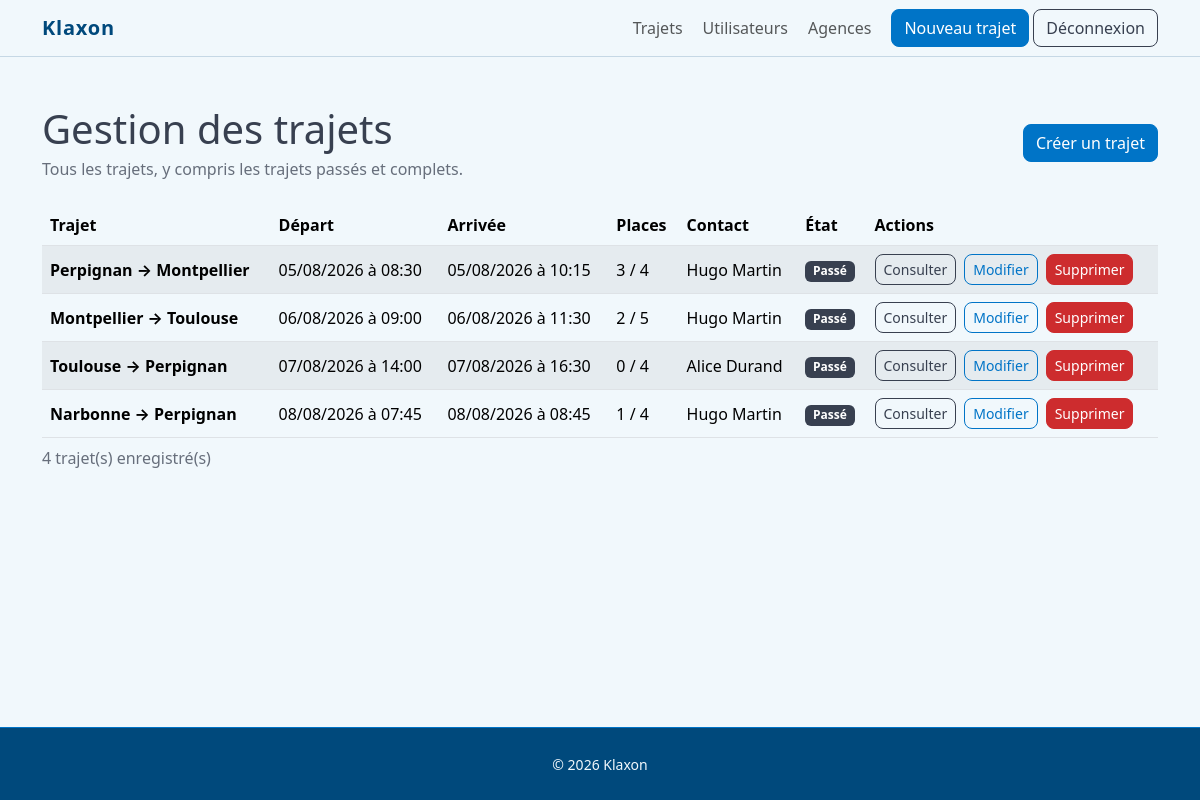
/index.php?route=admin/trips (signed in), run on an earlier commit of the app's database.
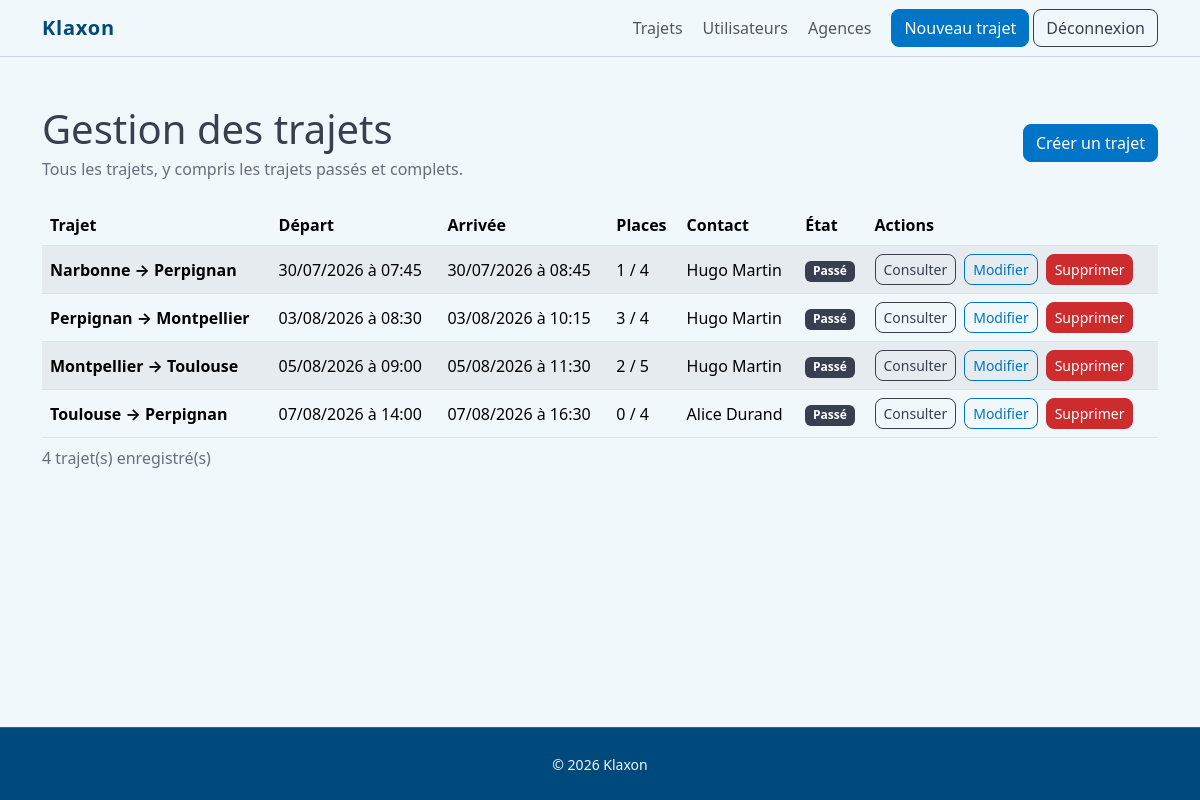
And on a later commit of the database.
### tables this page shows
CREATE TABLE trips (
    id_trip INT UNSIGNED AUTO_INCREMENT,
    departure_at DATETIME NOT NULL,
    arrival_at DATETIME NOT NULL,
    total_seats TINYINT UNSIGNED NOT NULL,
    available_seats TINYINT UNSIGNED NOT NULL,
    author_id INT UNSIGNED NOT NULL,
    departure_agency_id INT UNSIGNED NOT NULL,
    arrival_agency_id INT UNSIGNED NOT NULL,

    PRIMARY KEY (id_trip),

    CONSTRAINT fk_trips_author
        FOREIGN KEY (author_id)
        REFERENCES users (id_user),

    CONSTRAINT fk_trips_departure_agency
        FOREIGN KEY (departure_agency_id)
        REFERENCES agencies (id_agency),

    CONSTRAINT fk_trips_arrival_agency
        FOREIGN KEY (arrival_agency_id)
        REFERENCES agencies (id_agency),

    CONSTRAINT chk_trips_different_agencies
        CHECK (departure_agency_id <> arrival_agency_id),

    CONSTRAINT chk_trips_dates
        CHECK (arrival_at > departure_at),

    CONSTRAINT chk_trips_total_seats
        CHECK (total_seats > 0),

    CONSTRAINT chk_trips_available_seats
        CHECK (available_seats <= total_seats)
);

CREATE TABLE agencies (
    id_agency INT UNSIGNED AUTO_INCREMENT,
    city VARCHAR(150) NOT NULL,

    PRIMARY KEY (id_agency),
    UNIQUE KEY uq_agencies_city (city)
);

CREATE TABLE users (
    id_user INT UNSIGNED AUTO_INCREMENT,
    first_name VARCHAR(100) NOT NULL,
    last_name VARCHAR(100) NOT NULL,
    email VARCHAR(255) NOT NULL,
    password_hash VARCHAR(255) NOT NULL,
    phone VARCHAR(30) NOT NULL,
    role ENUM('USER', 'ADMIN') NOT NULL DEFAULT 'USER',

    PRIMARY KEY (id_user),
    UNIQUE KEY uq_users_email (email)
);

### src/Controller/AdminController.php (called while the page is built, shortened)
<?php
function showAdminTripsPage(
    TripRepository $tripRepository
): void {
    $currentUser = requireAdmin();
    $applicationName = 'Klaxon';
    $trips = $tripRepository->findAll();
    require __DIR__
        . '/../View/admin/trips/index.php';
}

### index.php (called while the page is built, shortened)
<?php
$databaseConnection =
    getDatabaseConnection();
$agencyRepository =
    new AgencyRepository(
        $databaseConnection
    );
$tripRepository =
    new TripRepository(
        $databaseConnection
    );
$userRepository =
    new UserRepository(
        $databaseConnection
    );
$tripValidator =
    new TripValidator();
$route = trim($_GET['route'] ?? '', '/');
match ($route) {
    '', 'home' => showHomePage($tripRepository),
    'login' =>
    showLoginPage(
        $userRepository
    ),
    'logout' => logoutUser(),
    'trips/create' =>
    showCreateTripPage(
        $agencyRepository,
        $tripRepository,
        $tripValidator
    ),
    'trips/show' =>
    showTripDetailsPage(
        $tripRepository
    ),
    'trips/edit' =>
    showEditTripPage(
        $agencyRepository,
        $tripRepository,
        $tripValidator
    ),
    'trips/delete' =>
    deleteTripAction(
        $tripRepository
    ),
    'admin/users' =>
    showAdminUsersPage(
        $userRepository
    ),
    'admin', 'admin/trips' =>
    showAdminTripsPage(
        $tripRepository
    ),
    'admin/agencies' =>
    showAdminAgenciesPage(
        $agencyRepository
    ),
    'admin/agencies/create' => showAdminCreateAgencyPage(
        $agencyRepository
    ),
    'admin/agencies/edit' => showAdminEditAgencyPage(
        $agencyRepository
    ),
    'admin/agencies/delete' =>
    deleteAdminAgencyAction(
        $agencyRepository,
        $tripRepository
    ),
    default => showNotFoundPage(),
};

### src/functions.php (called while the page is built, shortened)
<?php
function escape(string $value): string
{
    return htmlspecialchars($value, ENT_QUOTES, 'UTF-8');
}
function formatDateTime(string $value): string
{
    $date = new DateTimeImmutable($value);
    return $date->format('d/m/Y à H:i');
}
function getCurrentUser(): ?array
{
    $user = $_SESSION['user'] ?? null;
    return $user;
}
function requireLogin(): array
{
    $currentUser = getCurrentUser();
    return $currentUser;
}
function requireAdmin(): array
{
    $currentUser = requireLogin();
    return $currentUser;
}

### src/Repository/TripRepository.php (called while the page is built, shortened)
<?php
final class TripRepository
{
    public function findAll(): array
    {
        return $this->findTripList(
            'ORDER BY trips.departure_at ASC'
        );
    }
    private function findTripList(string $criteria): array
    {
        $statement = $this->databaseConnection->query(
            'SELECT
            trips.id_trip,
            departure_agency.city AS departure_city,
            trips.departure_at,
            arrival_agency.city AS arrival_city,
            trips.arrival_at,
            trips.total_seats,
            trips.available_seats,
            users.id_user AS author_id,
            users.first_name AS author_first_name,
            users.last_name AS author_last_name,
            users.email AS author_email,
            users.phone AS author_phone
         FROM trips
         INNER JOIN agencies AS departure_agency
            ON trips.departure_agency_id =
               departure_agency.id_agency
         INNER JOIN agencies AS arrival_agency
            ON trips.arrival_agency_id =
               arrival_agency.id_agency
         INNER JOIN users
            ON trips.author_id = users.id_user
         ' . $criteria
        );
        $trips = [];
        foreach ($statement->fetchAll() as $trip) {
            $trips[] = [
                'id_trip' => (int) $trip['id_trip'],
                'departure_city' => $trip['departure_city'],
                'departure_at' => $trip['departure_at'],
                'arrival_city' => $trip['arrival_city'],
                'arrival_at' => $trip['arrival_at'],
                'total_seats' => (int) $trip['total_seats'],
                'available_seats' =>
                    (int) $trip['available_seats'],
                'author_id' => (int) $trip['author_id'],
                'author_first_name' =>
                    $trip['author_first_name'],
                'author_last_name' =>
                    $trip['author_last_name'],
                'author_email' => $trip['author_email'],
                'author_phone' => $trip['author_phone'],
            ];
        }
        return $trips;
    }
}

### src/View/admin/trips/index.php (the view, shortened to what this page needs)
<?php
require __DIR__ . '/../../partials/header.php';
$now = new DateTimeImmutable();
?>
<div class="d-flex flex-wrap justify-content-between align-items-center gap-3 mb-4">
    <div>
        <h1 class="mb-1">
            Gestion des trajets
        </h1>
        <p class="text-body-secondary mb-0">
            Tous les trajets, y compris les trajets passés et complets.
        </p>
    </div>
    <a class="btn btn-primary" href="index.php?route=trips/create">
        Créer un trajet
    </a>
</div>
<?php if ($trips === []): ?>
    <div class="alert alert-info" role="status">
        Aucun trajet n’est enregistré.
    </div>
<?php else: ?>
    <div class="table-responsive">
        <table class="table table-striped table-hover align-middle">
            <caption>
                <?= escape((string) count($trips)) ?> trajet(s) enregistré(s)
            </caption>
            <thead>
                <tr>
                    <th scope="col">Trajet</th>
                    <th scope="col">Départ</th>
                    <th scope="col">Arrivée</th>
                    <th scope="col">Places</th>
                    <th scope="col">Contact</th>
                    <th scope="col">État</th>
                    <th scope="col">Actions</th>
                </tr>
            </thead>
            <tbody>
                <?php foreach ($trips as $trip): ?>
                    <?php
                    $departure = new DateTimeImmutable(
                        $trip['departure_at']
                    );
                    ?>
                    <tr>
                        <td>
                            <strong>
                                <?= escape($trip['departure_city']) ?>
                                <span aria-hidden="true">→</span>
                                <?= escape($trip['arrival_city']) ?>
                            </strong>
                        </td>
                        <td>
                            <?= escape(formatDateTime($trip['departure_at'])) ?>
                        </td>
                        <td>
                            <?= escape(formatDateTime($trip['arrival_at'])) ?>
                        </td>
                        <td>
                            <?= escape((string) $trip['available_seats']) ?>
                            / <?= escape((string) $trip['total_seats']) ?>
                        </td>
                        <td>
                            <?= escape($trip['author_first_name']) ?>
                            <?= escape($trip['author_last_name']) ?>
                        </td>
                        <td>
                            <?php if ($departure <= $now): ?>
                                <span class="badge text-bg-secondary">Passé</span>
                            <?php elseif ($trip['available_seats'] === 0): ?>
                                <span class="badge text-bg-danger">Complet</span>
                            <?php else: ?>
                                <span class="badge text-bg-success">Disponible</span>
                            <?php endif; ?>
                        </td>
                        <td>
                            <div class="d-flex flex-wrap gap-2">
                                <a class="btn btn-outline-secondary btn-sm" href="index.php?route=trips/show&amp;id=<?= escape(
                                    (string) $trip['id_trip']
                                ) ?>">
                                    Consulter
                                </a>
                                <a class="btn btn-outline-primary btn-sm" href="index.php?route=trips/edit&amp;id=<?= escape(
                                    (string) $trip['id_trip']
                                ) ?>">
                                    Modifier
                                </a>
                                <form method="post" action="index.php?route=trips/delete" class="m-0"
                                    onsubmit="return confirm('Voulez-vous vraiment supprimer ce trajet ?');">
                                    <button type="submit" class="btn btn-danger btn-sm">
                                        Supprimer
                                    </button>
                                </form>
                            </div>
                        </td>
                    </tr>
                <?php endforeach; ?>
            </tbody>
        </table>
    </div>
<?php endif; ?>
<?php
require __DIR__ . '/../../partials/footer.php';
?>

### src/View/partials/header.php (shortened to what this page needs)
<?php
$isAdmin =
    $currentUser !== null
    && $currentUser['role'] === 'ADMIN';
$brandUrl = $isAdmin
    ? 'index.php?route=admin/trips'
    : 'index.php';
?>
<!DOCTYPE html>
<html lang="fr">
<head>
    <link rel="stylesheet" href="assets/css/main.css">
</head>
<body>
    <header>
        <nav class="navbar navbar-expand-lg site-navbar border-bottom">
            <div class="container">
                <a class="navbar-brand fw-bold" href="<?= escape($brandUrl) ?>">
                    <?= escape($applicationName) ?>
                </a>
                <div class="collapse navbar-collapse" id="mainNavbar">
                    <ul class="navbar-nav ms-auto mb-2 mb-lg-0 align-items-lg-center gap-lg-1">
                        <?php if ($currentUser === null): ?>
                            <li class="nav-item ms-lg-2">
                                <a class="btn btn-primary" href="index.php?route=login">
                                    Connexion
                                </a>
                            </li>
                        <?php elseif ($isAdmin): ?>
                            <li class="nav-item">
                                <a class="nav-link" href="index.php?route=admin/trips">
                                    Trajets
                                </a>
                            </li>
                            <li class="nav-item">
                                <a class="nav-link" href="index.php?route=admin/users">
                                    Utilisateurs
                                </a>
                            </li>
                            <li class="nav-item">
                                <a class="nav-link" href="index.php?route=admin/agencies">
                                    Agences
                                </a>
                            </li>
                            <li class="nav-item ms-lg-2">
                                <a class="btn btn-primary" href="index.php?route=trips/create">
                                    Nouveau trajet
                                </a>
                            </li>
                            <li class="nav-item">
                                <form method="post" action="index.php?route=logout" class="m-0">
                                    <button type="submit" class="btn btn-outline-secondary">
                                        Déconnexion
                                    </button>
                                </form>
                            </li>
                        <?php endif; ?>
                    </ul>
                </div>
            </div>
        </nav>
    </header>
    <main class="container py-5">

### src/View/partials/footer.php (shortened to what this page needs)
</main>
<footer class="site-footer border-top py-4 mt-5">
    <div class="container text-center">
        <small>
            &copy;
            <?= escape((string) date('Y')) ?>
            <?= escape($applicationName) ?>
        </small>
    </div>
</footer>
</body>
</html>

What changed in the data, as far as the page shows it:
changed trips "Narbonne": departure_at "08/08/2026 à 07:45" → "30/07/2026 à 07:45"; arrival_at "08/08/2026 à 08:45" → "30/07/2026 à 08:45"; moves up the list
changed trips (number 2 of 4 on the later page): departure_at "05/08/2026 à 08:30" → "03/08/2026 à 08:30"; arrival_at "05/08/2026 à 10:15" → "03/08/2026 à 10:15"
changed trips (number 3 of 4 on the later page): departure_at "06/08/2026 à 09:00" → "05/08/2026 à 09:00"; arrival_at "06/08/2026 à 11:30" → "05/08/2026 à 11:30"
